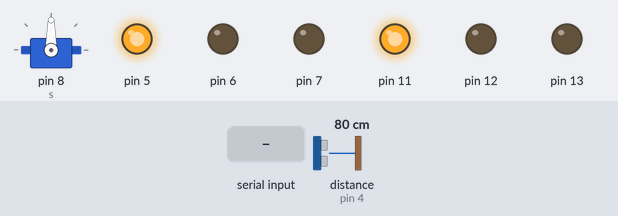
The sketch below on a simulated Arduino Uno, built with avr-gcc and run on an emulated ATmega328P. Parts: servo, output pins drawn as LEDs (lit = HIGH). The test bench sets the inputs (shaded band); at power-on: distance to the obstacle (sensor on pin 4) 80 cm.

Above: at 1.2 s.
1.3 s: "2" received over Serial
At 1.45 s:
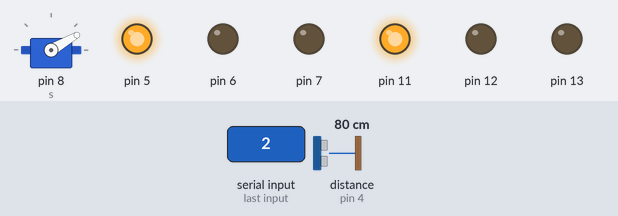
3.4 s: "1" received over Serial
At 4.1 s:
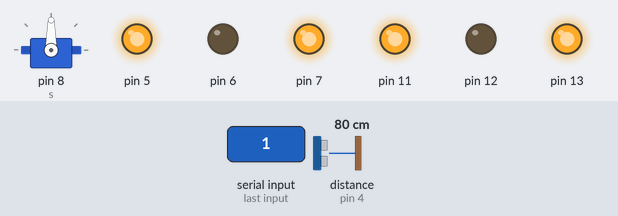
5.7 s: "3" received over Serial
At 6.9 s:
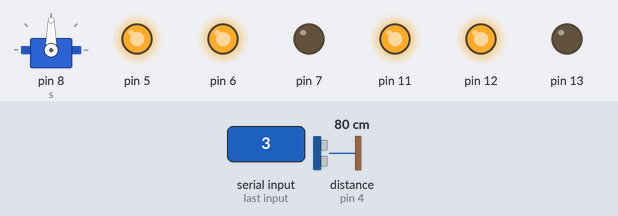
7.2 s: "4" received over Serial
At 7.35 s:
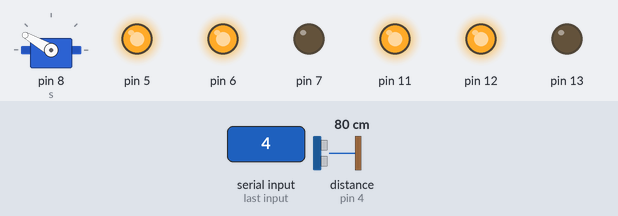
9.3 s: "4" received over Serial
At 9.45 s:
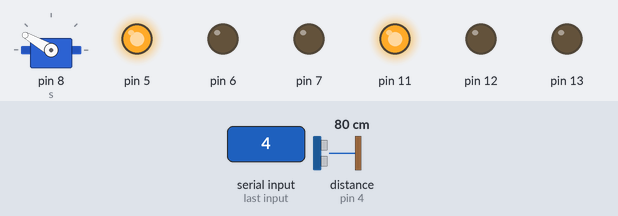
Timing chart, 0 to 12.1 s (numbered marks = the images above; inputs shaded):
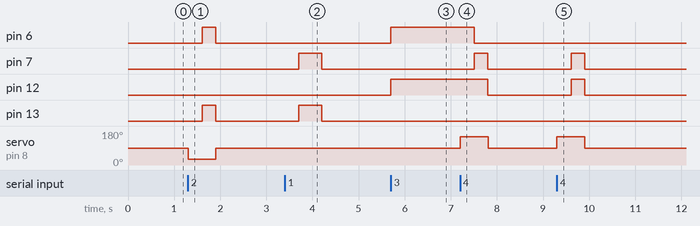

Measured:
- after the input at 1.3 s, pin 6, pin 13: LOW → HIGH after 0.31 s, → LOW 0.30 s later; servo on pin 8 (s): 90° → 30° at once, → 90° 0.61 s later
- after the input at 3.4 s, pin 7, pin 13: LOW → HIGH after 0.31 s, → LOW 0.50 s later
- after the input at 5.7 s, pin 6, pin 12: LOW → HIGH at once
- after the input at 7.2 s, pin 6: HIGH → LOW after 0.31 s; pin 7: LOW → HIGH after 0.31 s, → LOW 0.30 s later; pin 12: HIGH → LOW after 0.61 s; servo on pin 8 (s): 90° → 150° at once, → 90° 0.61 s later
- after the input at 9.3 s, pin 7, pin 12: LOW → HIGH after 0.31 s, → LOW 0.30 s later; servo on pin 8 (s): 90° → 150° at once, → 90° 0.61 s later

The sketch:

sketch_may11a_REMORT.ino
```cpp
#include <Ultrasonic.h>
Ultrasonic u = Ultrasonic(3, 4);

#include <Servo.h>
Servo s = Servo();

void setup() {
  // put your setup code here, to run once:

  s.attach(8);
  Serial.begin(9600);

  pinMode(13, OUTPUT);
  pinMode(12, OUTPUT);
  pinMode(11, OUTPUT);

  pinMode(7, OUTPUT);
  pinMode(6, OUTPUT);
  pinMode(5, OUTPUT);

  analogWrite(11, 255);
  analogWrite(5, 255);
}

void loop() {
  // put your main code here, to run repeatedly:

  int x = Serial.read();

  if (x == '1' ) {
    s.write(90);
    delay(300);
    int d = u.read();
    if (d > 10) {
      digitalWrite(13, HIGH);
      digitalWrite(12, LOW);
      digitalWrite(7, HIGH);
      digitalWrite(6, LOW);
      delay(500);
      digitalWrite(13, LOW);
      digitalWrite(12, LOW);
      digitalWrite(7, LOW);
      digitalWrite(6, LOW);

    }


  }

  if (x == '3') {
    digitalWrite(13, LOW);
    digitalWrite(12, HIGH);
    digitalWrite(7, LOW);
    digitalWrite(6, HIGH);
  }

  if (x == '0') {
    digitalWrite(13, LOW);
    digitalWrite(12, LOW);
    digitalWrite(7, LOW);
    digitalWrite(6, LOW);
  }

  if (x == '2') {
    s.write(30);
    delay(300);
    int d = u.read();
    if (d > 10) {
      digitalWrite(13, HIGH);
      digitalWrite(12, LOW);
      digitalWrite(7, LOW);
      digitalWrite(6, HIGH);
      delay(300);
      digitalWrite(13, LOW);
      digitalWrite(12, LOW);
      digitalWrite(7, LOW);
      digitalWrite(6, LOW);
    }
    s.write(90);
  }

  if (x == '4') {
    s.write(150);
    delay(300);
    int d = u.read();
    if (d > 10) {
      digitalWrite(13, LOW);
      digitalWrite(12, HIGH);
      digitalWrite(7, HIGH);
      digitalWrite(6, LOW);
      delay(300);
      digitalWrite(13, LOW);
      digitalWrite(12, LOW);
      digitalWrite(7, LOW);
      digitalWrite(6, LOW);
    }
    s.write(90);
  }


}
```
